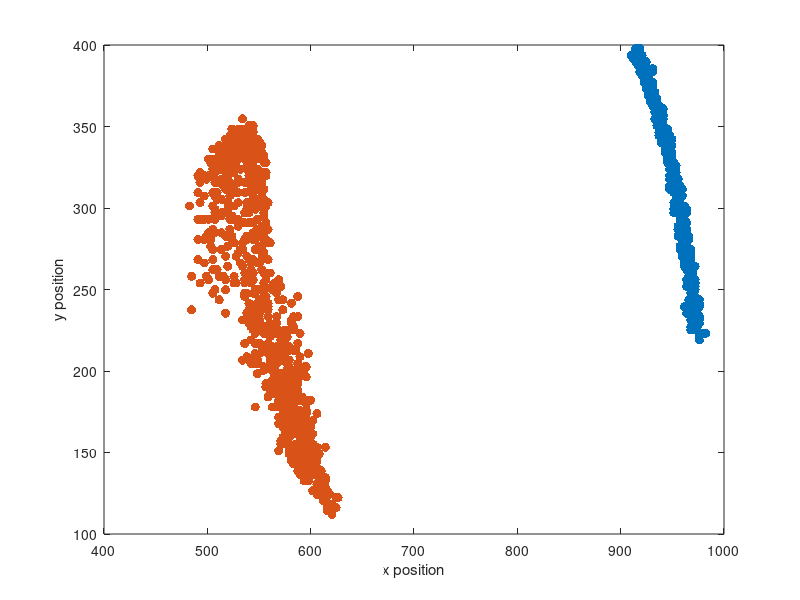
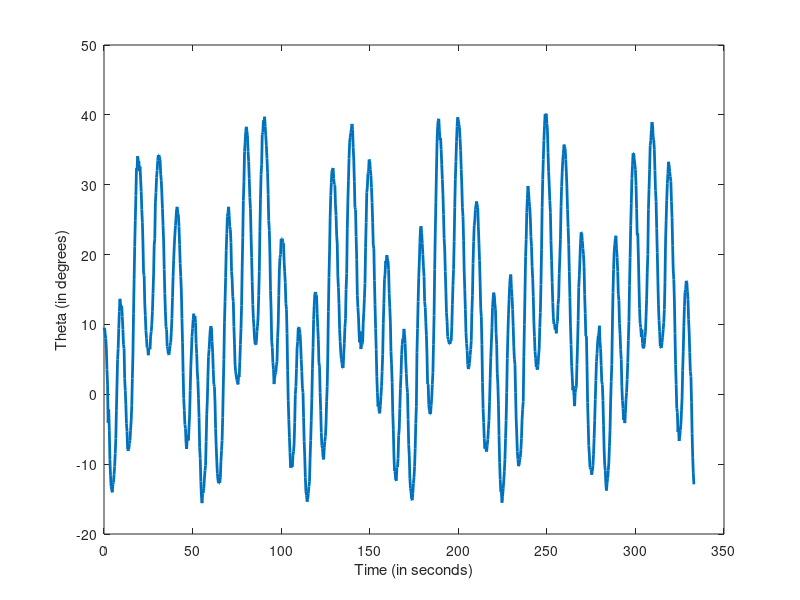
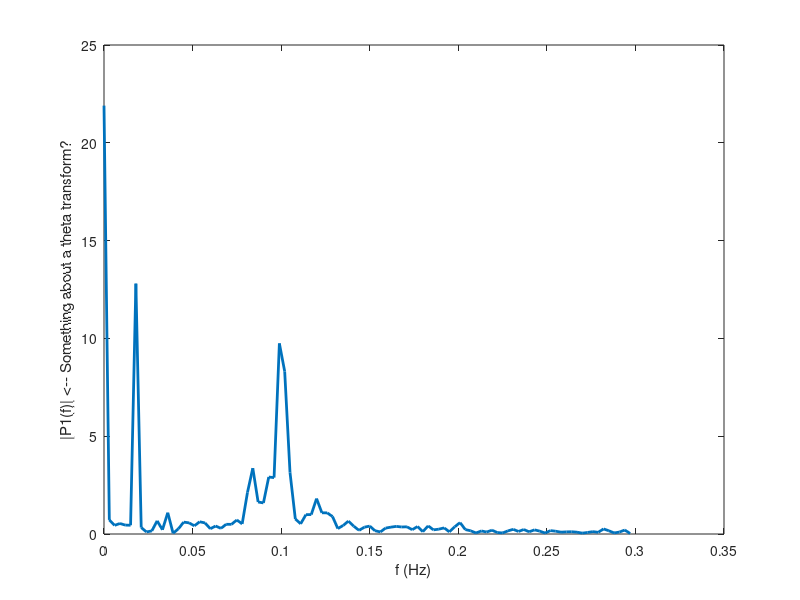

MATLAB code to generate these figures, in order:
%% Project
clear all; close all; clc;

%import stuff
data_centroid = csvread('811m_Centerxypts.csv',1,0); %This will import the 
%CSV file of the centroid (i.e. input stimulus) with the appropriate offset
%that imports the two columns without the headers. 
data_abdomen = csvread('811m_completexypts.csv',1,0); %This will import the 
%CSV file of the abdomen (i.e. output response) with the appropriate offset 
%that imports the two columns without the headers. 

Centroid_X = data_centroid(:,1);
Centroid_Y = data_centroid(:,2);
Abdomen_X = data_abdomen(:,1);
Abdomen_Y = data_abdomen(:,2);

figure;
plot(Centroid_X',Centroid_Y','.','MarkerSize',20)
hold on;
plot(Abdomen_X',Abdomen_Y','.','MarkerSize',20)
xlabel('x position')
ylabel('y position')
%Frequency is 3 Hz? Check with Brandon

%The following five lines of code are from 
%http://www.mathworks.com/help/matlab/ref/fft.html 
Fs = 3; %frequency is 3 Hertz
T = 1/Fs; %This is the period
L = 1000; %This is the length of the signal since our data sets are arrays 
%of 1000 x 1
t = (0:L-1)*T; %This is how we get our time vector.


%Finding theta by determining the difference between the input and output
deltaX = Centroid_X - Abdomen_X;
deltaY = Centroid_Y - Abdomen_Y;
deltaFraction = deltaY./deltaX;
theta = atand(deltaFraction); %This returns the arctan of the function 
%IN DEGREES

%Because I want to see the theta with respect to time...
figure;
plot(t,theta,'LineWidth',2)
xlabel('Time (in seconds)')
ylabel('Theta (in degrees)')

%Fast Fourier transform stuff
junk = fft(theta);
f = Fs*(0:(L/2))/L;
ampscale = L/2+1; %This is to scale the amplitude
figure;
plot(f(1:100),(abs(junk(1:100))/ampscale),'LineWidth',2);
find(abs(junk(1:100)) == max(abs(junk(1:100))))
xlabel('f (Hz)')
ylabel('|P1(f)| <-- Something about a theta transform?')